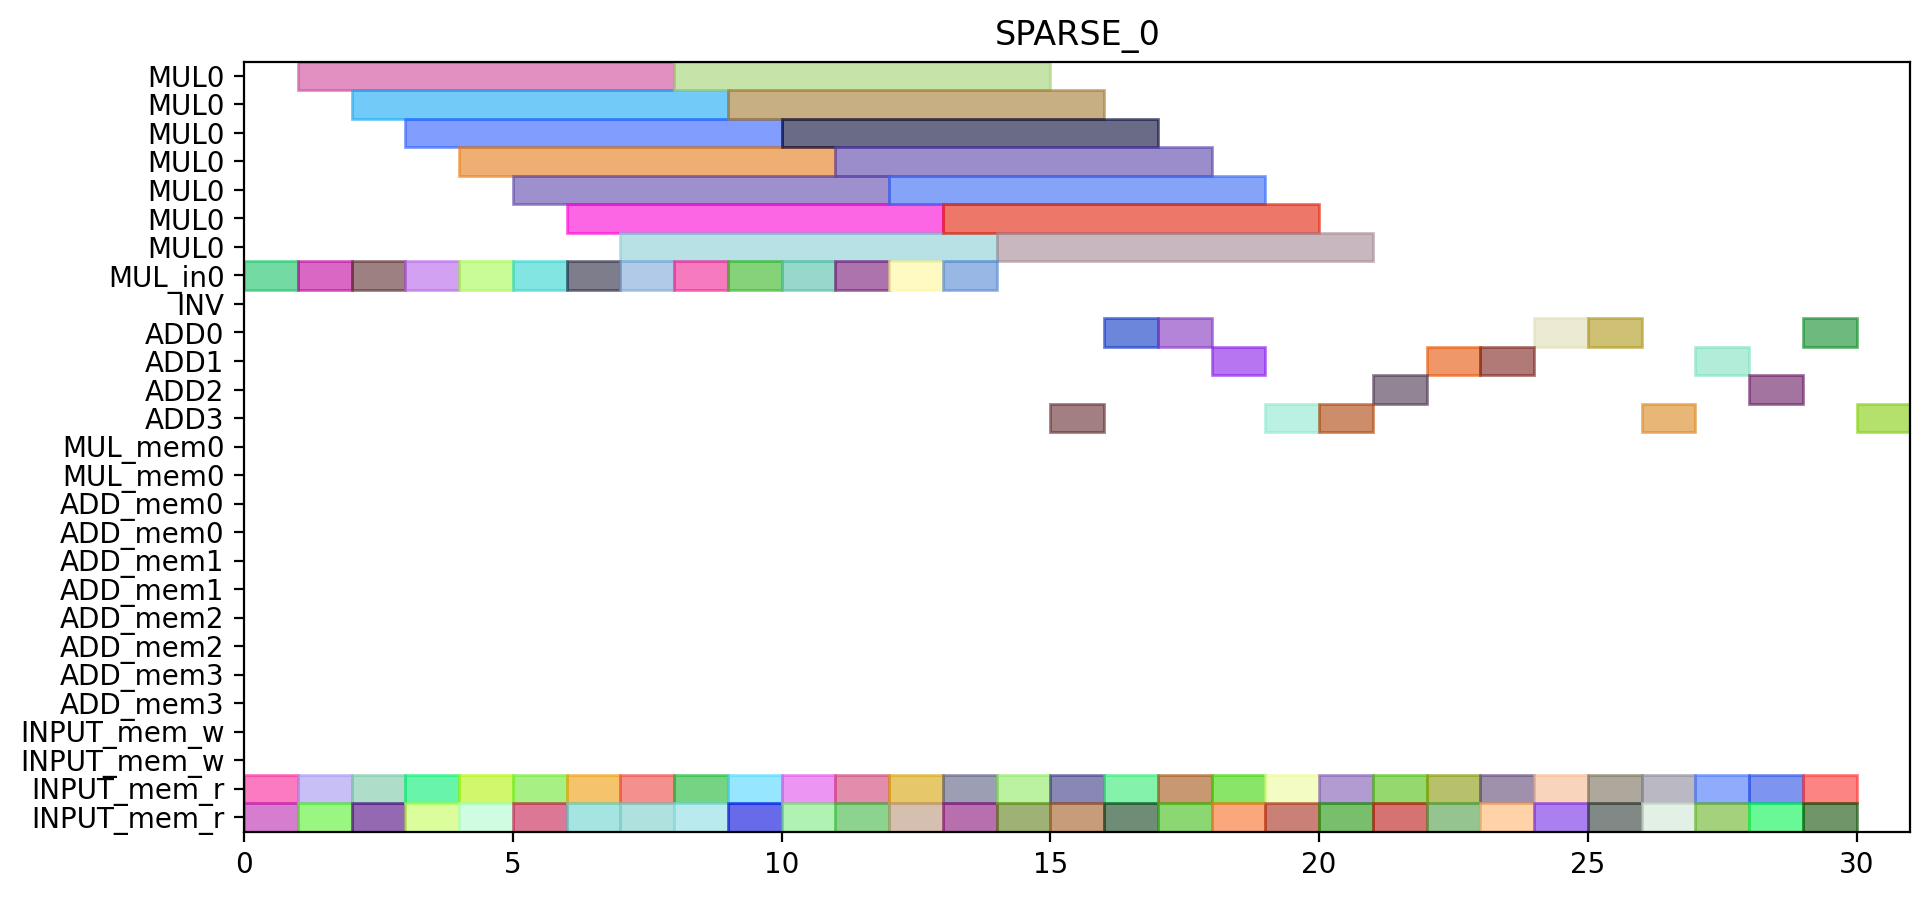

Source code (Python):
from pyschedule import Scenario, solvers, plotters, alt


def solve():
	horizon = 95
	S = Scenario("SPARSE_0", horizon=horizon)

	# resource
	MUL = S.Resources('MUL', num=1, size=7)
	MUL_in = S.Resources('MUL_in', num=1)
	INV = S.Resource('INV')
	ADD = S.Resources('ADD', num=4, periods=range(1, horizon))
	MUL_mem = S.Resources('MUL_mem', num=1, size=2)
	ADD_mem = S.Resources('ADD_mem', num=4, size=2)
	INPUT_mem_w = S.Resource('INPUT_mem_w', size=2)
	INPUT_mem_r = S.Resource('INPUT_mem_r', size=2)

	# result of previous scheduling

	# new tasks
	t1_t0_in = S.Task('t1_t0_in', length=1, delay_cost=1)
	t1_t0_in += alt(MUL_in)
	t1_t0 = S.Task('t1_t0', length=7, delay_cost=1)
	t1_t0 += alt(MUL)
	S += t1_t0>=t1_t0_in

	t1_t0_mem0 = S.Task('t1_t0_mem0', length=1, delay_cost=1)
	t1_t0_mem0 += INPUT_mem_r
	S += t1_t0_mem0 <= t1_t0

	t1_t0_mem1 = S.Task('t1_t0_mem1', length=1, delay_cost=1)
	t1_t0_mem1 += INPUT_mem_r
	S += t1_t0_mem1 <= t1_t0

	t1_t1_in = S.Task('t1_t1_in', length=1, delay_cost=1)
	t1_t1_in += alt(MUL_in)
	t1_t1 = S.Task('t1_t1', length=7, delay_cost=1)
	t1_t1 += alt(MUL)
	S += t1_t1>=t1_t1_in

	t1_t1_mem0 = S.Task('t1_t1_mem0', length=1, delay_cost=1)
	t1_t1_mem0 += INPUT_mem_r
	S += t1_t1_mem0 <= t1_t1

	t1_t1_mem1 = S.Task('t1_t1_mem1', length=1, delay_cost=1)
	t1_t1_mem1 += INPUT_mem_r
	S += t1_t1_mem1 <= t1_t1

	t1_t2 = S.Task('t1_t2', length=1, delay_cost=1)
	t1_t2 += alt(ADD)

	t1_t2_mem0 = S.Task('t1_t2_mem0', length=1, delay_cost=1)
	t1_t2_mem0 += INPUT_mem_r
	S += t1_t2_mem0 <= t1_t2

	t1_t2_mem1 = S.Task('t1_t2_mem1', length=1, delay_cost=1)
	t1_t2_mem1 += INPUT_mem_r
	S += t1_t2_mem1 <= t1_t2

	t1_t3 = S.Task('t1_t3', length=1, delay_cost=1)
	t1_t3 += alt(ADD)

	t1_t3_mem0 = S.Task('t1_t3_mem0', length=1, delay_cost=1)
	t1_t3_mem0 += INPUT_mem_r
	S += t1_t3_mem0 <= t1_t3

	t1_t3_mem1 = S.Task('t1_t3_mem1', length=1, delay_cost=1)
	t1_t3_mem1 += INPUT_mem_r
	S += t1_t3_mem1 <= t1_t3

	t2_t0_in = S.Task('t2_t0_in', length=1, delay_cost=1)
	t2_t0_in += alt(MUL_in)
	t2_t0 = S.Task('t2_t0', length=7, delay_cost=1)
	t2_t0 += alt(MUL)
	S += t2_t0>=t2_t0_in

	t2_t0_mem0 = S.Task('t2_t0_mem0', length=1, delay_cost=1)
	t2_t0_mem0 += INPUT_mem_r
	S += t2_t0_mem0 <= t2_t0

	t2_t0_mem1 = S.Task('t2_t0_mem1', length=1, delay_cost=1)
	t2_t0_mem1 += INPUT_mem_r
	S += t2_t0_mem1 <= t2_t0

	t2_t1_in = S.Task('t2_t1_in', length=1, delay_cost=1)
	t2_t1_in += alt(MUL_in)
	t2_t1 = S.Task('t2_t1', length=7, delay_cost=1)
	t2_t1 += alt(MUL)
	S += t2_t1>=t2_t1_in

	t2_t1_mem0 = S.Task('t2_t1_mem0', length=1, delay_cost=1)
	t2_t1_mem0 += INPUT_mem_r
	S += t2_t1_mem0 <= t2_t1

	t2_t1_mem1 = S.Task('t2_t1_mem1', length=1, delay_cost=1)
	t2_t1_mem1 += INPUT_mem_r
	S += t2_t1_mem1 <= t2_t1

	t2_t2 = S.Task('t2_t2', length=1, delay_cost=1)
	t2_t2 += alt(ADD)

	t2_t2_mem0 = S.Task('t2_t2_mem0', length=1, delay_cost=1)
	t2_t2_mem0 += INPUT_mem_r
	S += t2_t2_mem0 <= t2_t2

	t2_t2_mem1 = S.Task('t2_t2_mem1', length=1, delay_cost=1)
	t2_t2_mem1 += INPUT_mem_r
	S += t2_t2_mem1 <= t2_t2

	t2_t3 = S.Task('t2_t3', length=1, delay_cost=1)
	t2_t3 += alt(ADD)

	t2_t3_mem0 = S.Task('t2_t3_mem0', length=1, delay_cost=1)
	t2_t3_mem0 += INPUT_mem_r
	S += t2_t3_mem0 <= t2_t3

	t2_t3_mem1 = S.Task('t2_t3_mem1', length=1, delay_cost=1)
	t2_t3_mem1 += INPUT_mem_r
	S += t2_t3_mem1 <= t2_t3

	t0_t0_in = S.Task('t0_t0_in', length=1, delay_cost=1)
	t0_t0_in += alt(MUL_in)
	t0_t0 = S.Task('t0_t0', length=7, delay_cost=1)
	t0_t0 += alt(MUL)
	S += t0_t0>=t0_t0_in

	t0_t0_mem0 = S.Task('t0_t0_mem0', length=1, delay_cost=1)
	t0_t0_mem0 += INPUT_mem_r
	S += t0_t0_mem0 <= t0_t0

	t0_t0_mem1 = S.Task('t0_t0_mem1', length=1, delay_cost=1)
	t0_t0_mem1 += INPUT_mem_r
	S += t0_t0_mem1 <= t0_t0

	t0_t1_in = S.Task('t0_t1_in', length=1, delay_cost=1)
	t0_t1_in += alt(MUL_in)
	t0_t1 = S.Task('t0_t1', length=7, delay_cost=1)
	t0_t1 += alt(MUL)
	S += t0_t1>=t0_t1_in

	t0_t1_mem0 = S.Task('t0_t1_mem0', length=1, delay_cost=1)
	t0_t1_mem0 += INPUT_mem_r
	S += t0_t1_mem0 <= t0_t1

	t0_t1_mem1 = S.Task('t0_t1_mem1', length=1, delay_cost=1)
	t0_t1_mem1 += INPUT_mem_r
	S += t0_t1_mem1 <= t0_t1

	t0_t2 = S.Task('t0_t2', length=1, delay_cost=1)
	t0_t2 += alt(ADD)

	t0_t2_mem0 = S.Task('t0_t2_mem0', length=1, delay_cost=1)
	t0_t2_mem0 += INPUT_mem_r
	S += t0_t2_mem0 <= t0_t2

	t0_t2_mem1 = S.Task('t0_t2_mem1', length=1, delay_cost=1)
	t0_t2_mem1 += INPUT_mem_r
	S += t0_t2_mem1 <= t0_t2

	t0_t3 = S.Task('t0_t3', length=1, delay_cost=1)
	t0_t3 += alt(ADD)

	t0_t3_mem0 = S.Task('t0_t3_mem0', length=1, delay_cost=1)
	t0_t3_mem0 += INPUT_mem_r
	S += t0_t3_mem0 <= t0_t3

	t0_t3_mem1 = S.Task('t0_t3_mem1', length=1, delay_cost=1)
	t0_t3_mem1 += INPUT_mem_r
	S += t0_t3_mem1 <= t0_t3

	t4_t0_t0_in = S.Task('t4_t0_t0_in', length=1, delay_cost=1)
	t4_t0_t0_in += alt(MUL_in)
	t4_t0_t0 = S.Task('t4_t0_t0', length=7, delay_cost=1)
	t4_t0_t0 += alt(MUL)
	S += t4_t0_t0>=t4_t0_t0_in

	t4_t0_t0_mem0 = S.Task('t4_t0_t0_mem0', length=1, delay_cost=1)
	t4_t0_t0_mem0 += INPUT_mem_r
	S += t4_t0_t0_mem0 <= t4_t0_t0

	t4_t0_t0_mem1 = S.Task('t4_t0_t0_mem1', length=1, delay_cost=1)
	t4_t0_t0_mem1 += INPUT_mem_r
	S += t4_t0_t0_mem1 <= t4_t0_t0

	t4_t0_t1_in = S.Task('t4_t0_t1_in', length=1, delay_cost=1)
	t4_t0_t1_in += alt(MUL_in)
	t4_t0_t1 = S.Task('t4_t0_t1', length=7, delay_cost=1)
	t4_t0_t1 += alt(MUL)
	S += t4_t0_t1>=t4_t0_t1_in

	t4_t0_t1_mem0 = S.Task('t4_t0_t1_mem0', length=1, delay_cost=1)
	t4_t0_t1_mem0 += INPUT_mem_r
	S += t4_t0_t1_mem0 <= t4_t0_t1

	t4_t0_t1_mem1 = S.Task('t4_t0_t1_mem1', length=1, delay_cost=1)
	t4_t0_t1_mem1 += INPUT_mem_r
	S += t4_t0_t1_mem1 <= t4_t0_t1

	t4_t0_t2 = S.Task('t4_t0_t2', length=1, delay_cost=1)
	t4_t0_t2 += alt(ADD)

	t4_t0_t2_mem0 = S.Task('t4_t0_t2_mem0', length=1, delay_cost=1)
	t4_t0_t2_mem0 += INPUT_mem_r
	S += t4_t0_t2_mem0 <= t4_t0_t2

	t4_t0_t2_mem1 = S.Task('t4_t0_t2_mem1', length=1, delay_cost=1)
	t4_t0_t2_mem1 += INPUT_mem_r
	S += t4_t0_t2_mem1 <= t4_t0_t2

	t4_t0_t3 = S.Task('t4_t0_t3', length=1, delay_cost=1)
	t4_t0_t3 += alt(ADD)

	t4_t0_t3_mem0 = S.Task('t4_t0_t3_mem0', length=1, delay_cost=1)
	t4_t0_t3_mem0 += INPUT_mem_r
	S += t4_t0_t3_mem0 <= t4_t0_t3

	t4_t0_t3_mem1 = S.Task('t4_t0_t3_mem1', length=1, delay_cost=1)
	t4_t0_t3_mem1 += INPUT_mem_r
	S += t4_t0_t3_mem1 <= t4_t0_t3

	t4_t1_t0_in = S.Task('t4_t1_t0_in', length=1, delay_cost=1)
	t4_t1_t0_in += alt(MUL_in)
	t4_t1_t0 = S.Task('t4_t1_t0', length=7, delay_cost=1)
	t4_t1_t0 += alt(MUL)
	S += t4_t1_t0>=t4_t1_t0_in

	t4_t1_t0_mem0 = S.Task('t4_t1_t0_mem0', length=1, delay_cost=1)
	t4_t1_t0_mem0 += INPUT_mem_r
	S += t4_t1_t0_mem0 <= t4_t1_t0

	t4_t1_t0_mem1 = S.Task('t4_t1_t0_mem1', length=1, delay_cost=1)
	t4_t1_t0_mem1 += INPUT_mem_r
	S += t4_t1_t0_mem1 <= t4_t1_t0

	t4_t1_t1_in = S.Task('t4_t1_t1_in', length=1, delay_cost=1)
	t4_t1_t1_in += alt(MUL_in)
	t4_t1_t1 = S.Task('t4_t1_t1', length=7, delay_cost=1)
	t4_t1_t1 += alt(MUL)
	S += t4_t1_t1>=t4_t1_t1_in

	t4_t1_t1_mem0 = S.Task('t4_t1_t1_mem0', length=1, delay_cost=1)
	t4_t1_t1_mem0 += INPUT_mem_r
	S += t4_t1_t1_mem0 <= t4_t1_t1

	t4_t1_t1_mem1 = S.Task('t4_t1_t1_mem1', length=1, delay_cost=1)
	t4_t1_t1_mem1 += INPUT_mem_r
	S += t4_t1_t1_mem1 <= t4_t1_t1

	t4_t1_t2 = S.Task('t4_t1_t2', length=1, delay_cost=1)
	t4_t1_t2 += alt(ADD)

	t4_t1_t2_mem0 = S.Task('t4_t1_t2_mem0', length=1, delay_cost=1)
	t4_t1_t2_mem0 += INPUT_mem_r
	S += t4_t1_t2_mem0 <= t4_t1_t2

	t4_t1_t2_mem1 = S.Task('t4_t1_t2_mem1', length=1, delay_cost=1)
	t4_t1_t2_mem1 += INPUT_mem_r
	S += t4_t1_t2_mem1 <= t4_t1_t2

	t4_t1_t3 = S.Task('t4_t1_t3', length=1, delay_cost=1)
	t4_t1_t3 += alt(ADD)

	t4_t1_t3_mem0 = S.Task('t4_t1_t3_mem0', length=1, delay_cost=1)
	t4_t1_t3_mem0 += INPUT_mem_r
	S += t4_t1_t3_mem0 <= t4_t1_t3

	t4_t1_t3_mem1 = S.Task('t4_t1_t3_mem1', length=1, delay_cost=1)
	t4_t1_t3_mem1 += INPUT_mem_r
	S += t4_t1_t3_mem1 <= t4_t1_t3

	t4_t2_t0_in = S.Task('t4_t2_t0_in', length=1, delay_cost=1)
	t4_t2_t0_in += alt(MUL_in)
	t4_t2_t0 = S.Task('t4_t2_t0', length=7, delay_cost=1)
	t4_t2_t0 += alt(MUL)
	S += t4_t2_t0>=t4_t2_t0_in

	t4_t2_t0_mem0 = S.Task('t4_t2_t0_mem0', length=1, delay_cost=1)
	t4_t2_t0_mem0 += INPUT_mem_r
	S += t4_t2_t0_mem0 <= t4_t2_t0

	t4_t2_t0_mem1 = S.Task('t4_t2_t0_mem1', length=1, delay_cost=1)
	t4_t2_t0_mem1 += INPUT_mem_r
	S += t4_t2_t0_mem1 <= t4_t2_t0

	t4_t2_t1_in = S.Task('t4_t2_t1_in', length=1, delay_cost=1)
	t4_t2_t1_in += alt(MUL_in)
	t4_t2_t1 = S.Task('t4_t2_t1', length=7, delay_cost=1)
	t4_t2_t1 += alt(MUL)
	S += t4_t2_t1>=t4_t2_t1_in

	t4_t2_t1_mem0 = S.Task('t4_t2_t1_mem0', length=1, delay_cost=1)
	t4_t2_t1_mem0 += INPUT_mem_r
	S += t4_t2_t1_mem0 <= t4_t2_t1

	t4_t2_t1_mem1 = S.Task('t4_t2_t1_mem1', length=1, delay_cost=1)
	t4_t2_t1_mem1 += INPUT_mem_r
	S += t4_t2_t1_mem1 <= t4_t2_t1

	t4_t2_t2 = S.Task('t4_t2_t2', length=1, delay_cost=1)
	t4_t2_t2 += alt(ADD)

	t4_t2_t2_mem0 = S.Task('t4_t2_t2_mem0', length=1, delay_cost=1)
	t4_t2_t2_mem0 += INPUT_mem_r
	S += t4_t2_t2_mem0 <= t4_t2_t2

	t4_t2_t2_mem1 = S.Task('t4_t2_t2_mem1', length=1, delay_cost=1)
	t4_t2_t2_mem1 += INPUT_mem_r
	S += t4_t2_t2_mem1 <= t4_t2_t2

	t4_t2_t3 = S.Task('t4_t2_t3', length=1, delay_cost=1)
	t4_t2_t3 += alt(ADD)

	t4_t2_t3_mem0 = S.Task('t4_t2_t3_mem0', length=1, delay_cost=1)
	t4_t2_t3_mem0 += INPUT_mem_r
	S += t4_t2_t3_mem0 <= t4_t2_t3

	t4_t2_t3_mem1 = S.Task('t4_t2_t3_mem1', length=1, delay_cost=1)
	t4_t2_t3_mem1 += INPUT_mem_r
	S += t4_t2_t3_mem1 <= t4_t2_t3

	t4_t40 = S.Task('t4_t40', length=1, delay_cost=1)
	t4_t40 += alt(ADD)

	t4_t40_mem0 = S.Task('t4_t40_mem0', length=1, delay_cost=1)
	t4_t40_mem0 += INPUT_mem_r
	S += t4_t40_mem0 <= t4_t40

	t4_t40_mem1 = S.Task('t4_t40_mem1', length=1, delay_cost=1)
	t4_t40_mem1 += INPUT_mem_r
	S += t4_t40_mem1 <= t4_t40

	t4_t41 = S.Task('t4_t41', length=1, delay_cost=1)
	t4_t41 += alt(ADD)

	t4_t41_mem0 = S.Task('t4_t41_mem0', length=1, delay_cost=1)
	t4_t41_mem0 += INPUT_mem_r
	S += t4_t41_mem0 <= t4_t41

	t4_t41_mem1 = S.Task('t4_t41_mem1', length=1, delay_cost=1)
	t4_t41_mem1 += INPUT_mem_r
	S += t4_t41_mem1 <= t4_t41

	t4_t50 = S.Task('t4_t50', length=1, delay_cost=1)
	t4_t50 += alt(ADD)

	t4_t50_mem0 = S.Task('t4_t50_mem0', length=1, delay_cost=1)
	t4_t50_mem0 += INPUT_mem_r
	S += t4_t50_mem0 <= t4_t50

	t4_t50_mem1 = S.Task('t4_t50_mem1', length=1, delay_cost=1)
	t4_t50_mem1 += INPUT_mem_r
	S += t4_t50_mem1 <= t4_t50

	t4_t51 = S.Task('t4_t51', length=1, delay_cost=1)
	t4_t51 += alt(ADD)

	t4_t51_mem0 = S.Task('t4_t51_mem0', length=1, delay_cost=1)
	t4_t51_mem0 += INPUT_mem_r
	S += t4_t51_mem0 <= t4_t51

	t4_t51_mem1 = S.Task('t4_t51_mem1', length=1, delay_cost=1)
	t4_t51_mem1 += INPUT_mem_r
	S += t4_t51_mem1 <= t4_t51

	t4_t8_t0_in = S.Task('t4_t8_t0_in', length=1, delay_cost=1)
	t4_t8_t0_in += alt(MUL_in)
	t4_t8_t0 = S.Task('t4_t8_t0', length=7, delay_cost=1)
	t4_t8_t0 += alt(MUL)
	S += t4_t8_t0>=t4_t8_t0_in

	t4_t8_t0_mem0 = S.Task('t4_t8_t0_mem0', length=1, delay_cost=1)
	t4_t8_t0_mem0 += INPUT_mem_r
	S += t4_t8_t0_mem0 <= t4_t8_t0

	t4_t8_t0_mem1 = S.Task('t4_t8_t0_mem1', length=1, delay_cost=1)
	t4_t8_t0_mem1 += INPUT_mem_r
	S += t4_t8_t0_mem1 <= t4_t8_t0

	t4_t8_t1_in = S.Task('t4_t8_t1_in', length=1, delay_cost=1)
	t4_t8_t1_in += alt(MUL_in)
	t4_t8_t1 = S.Task('t4_t8_t1', length=7, delay_cost=1)
	t4_t8_t1 += alt(MUL)
	S += t4_t8_t1>=t4_t8_t1_in

	t4_t8_t1_mem0 = S.Task('t4_t8_t1_mem0', length=1, delay_cost=1)
	t4_t8_t1_mem0 += INPUT_mem_r
	S += t4_t8_t1_mem0 <= t4_t8_t1

	t4_t8_t1_mem1 = S.Task('t4_t8_t1_mem1', length=1, delay_cost=1)
	t4_t8_t1_mem1 += INPUT_mem_r
	S += t4_t8_t1_mem1 <= t4_t8_t1

	solvers.mip.solve(S,msg=1,kind='CPLEX',ratio_gap=1.01)

	solution = [['hoge']*len(S.solution()[1]) for i in range(len(S.solution()))]
	for i in range(len(S.solution())):
		for j in range(len(S.solution()[i])):
			solution[i][j]=str(S.solution()[i][j])
	print(solution)

	cycles = int(solution[-1][3])

	pic_file_name = "/home/mfukuda/pairing_automation_design2/bls12-440/scheduling/SPARSE_mul1_add4/SPARSE_0.png"
	if(S.solution() != []):
		plotters.matplotlib.plot(S,img_filename=pic_file_name, vertical_text=True, fig_size=(cycles*0.25+3, 5), show_task_labels=False)

	return solution
